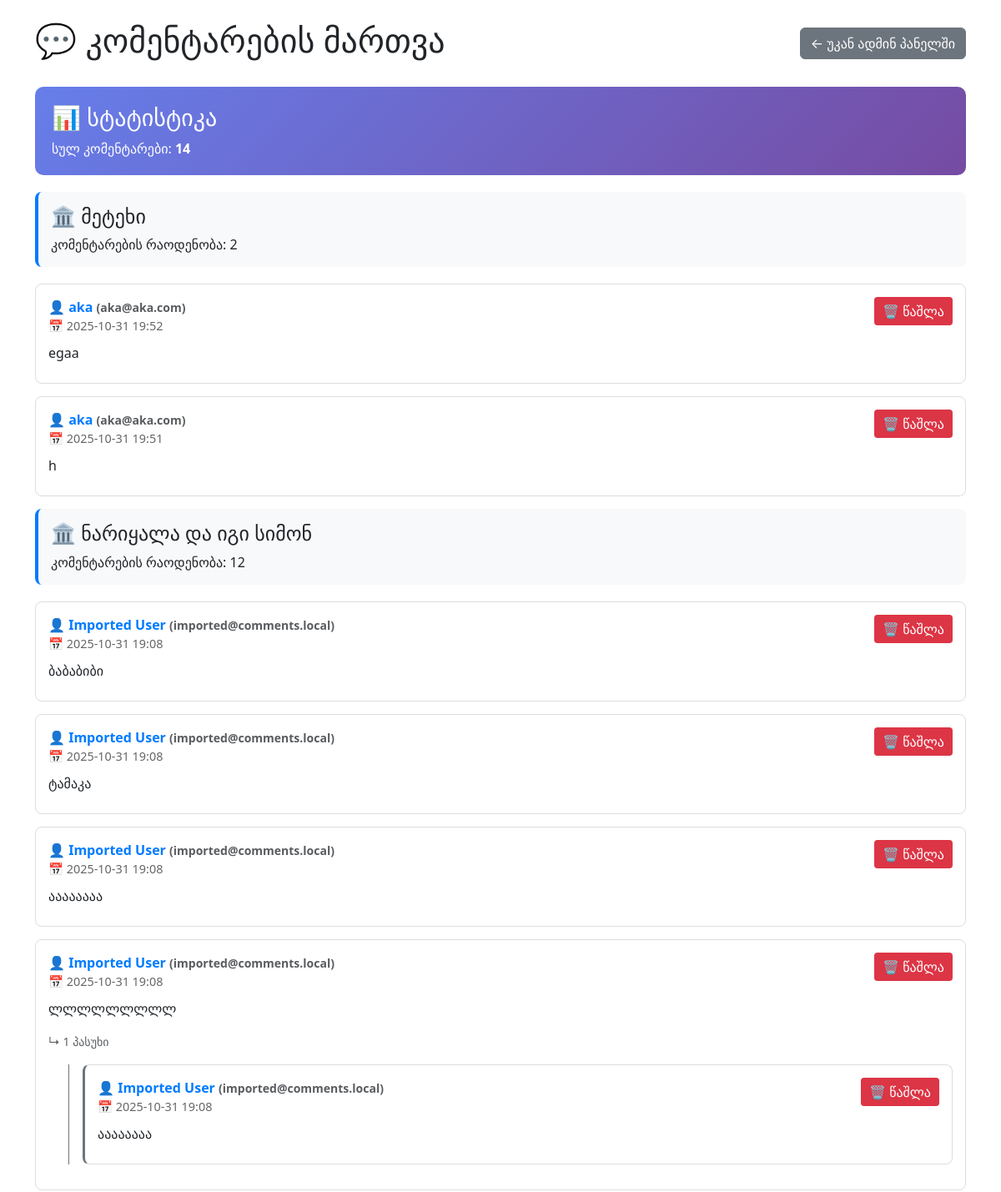
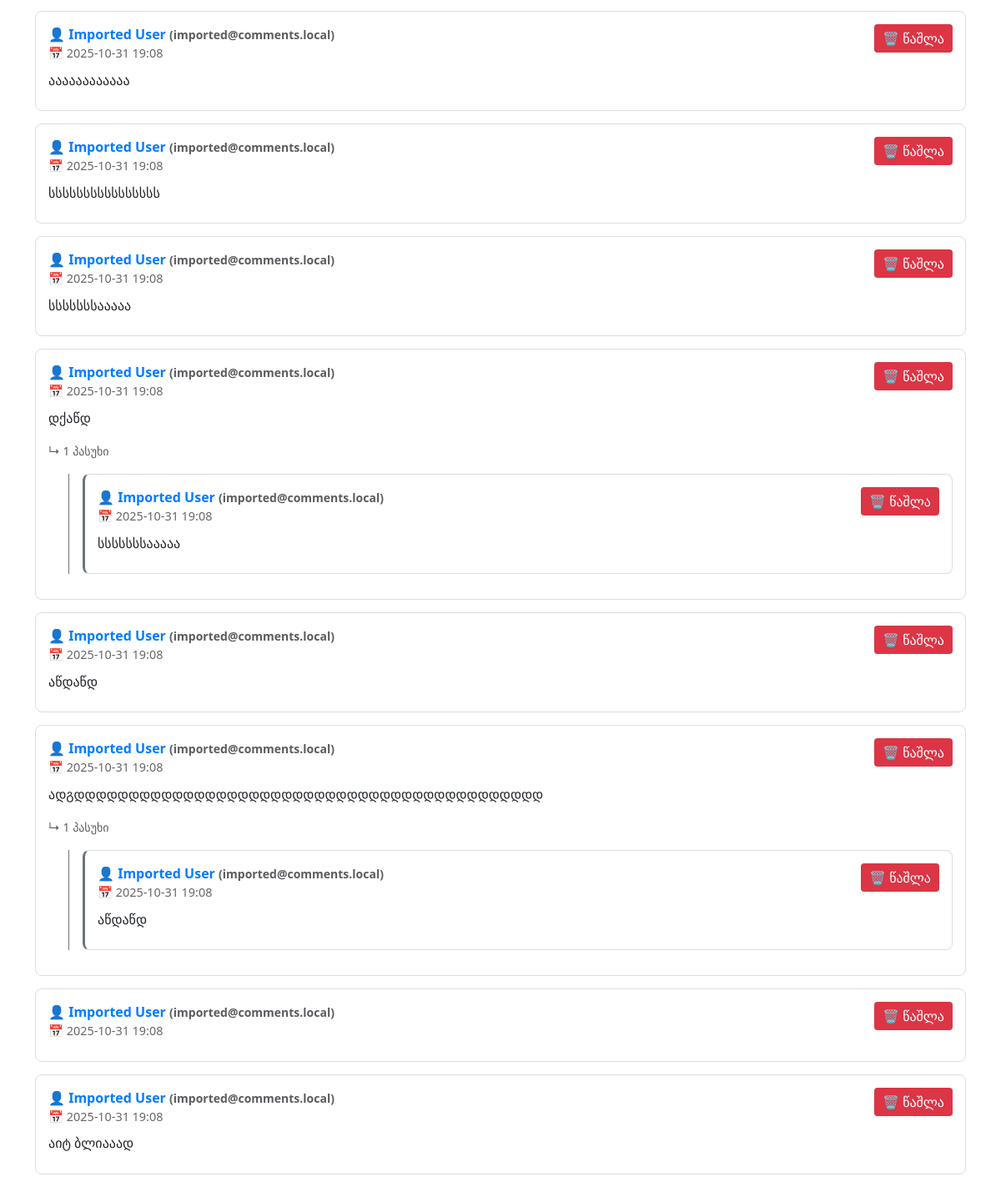
The app's page /admin/comments (signed in), older data (2 pictures, top to bottom).
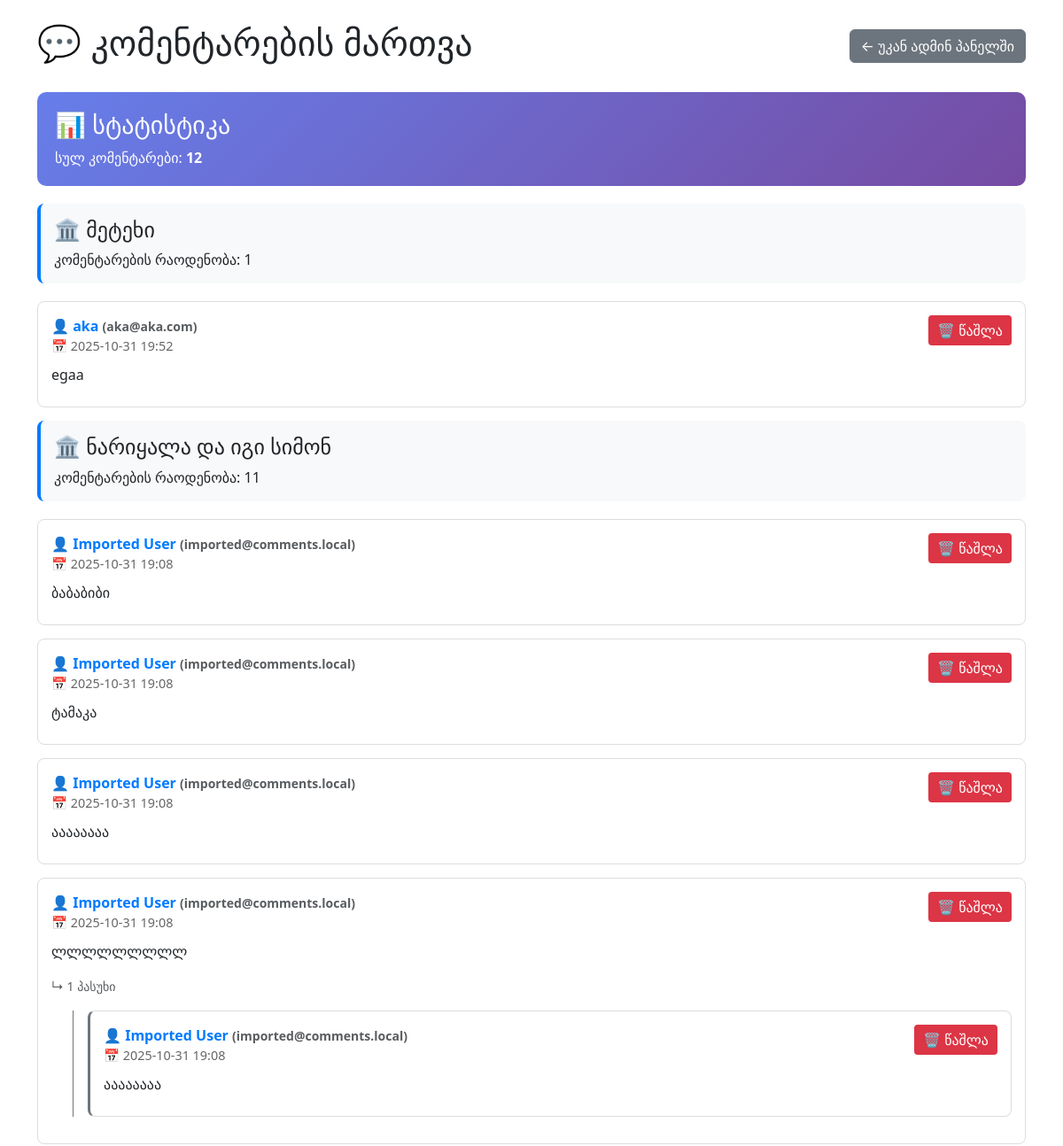
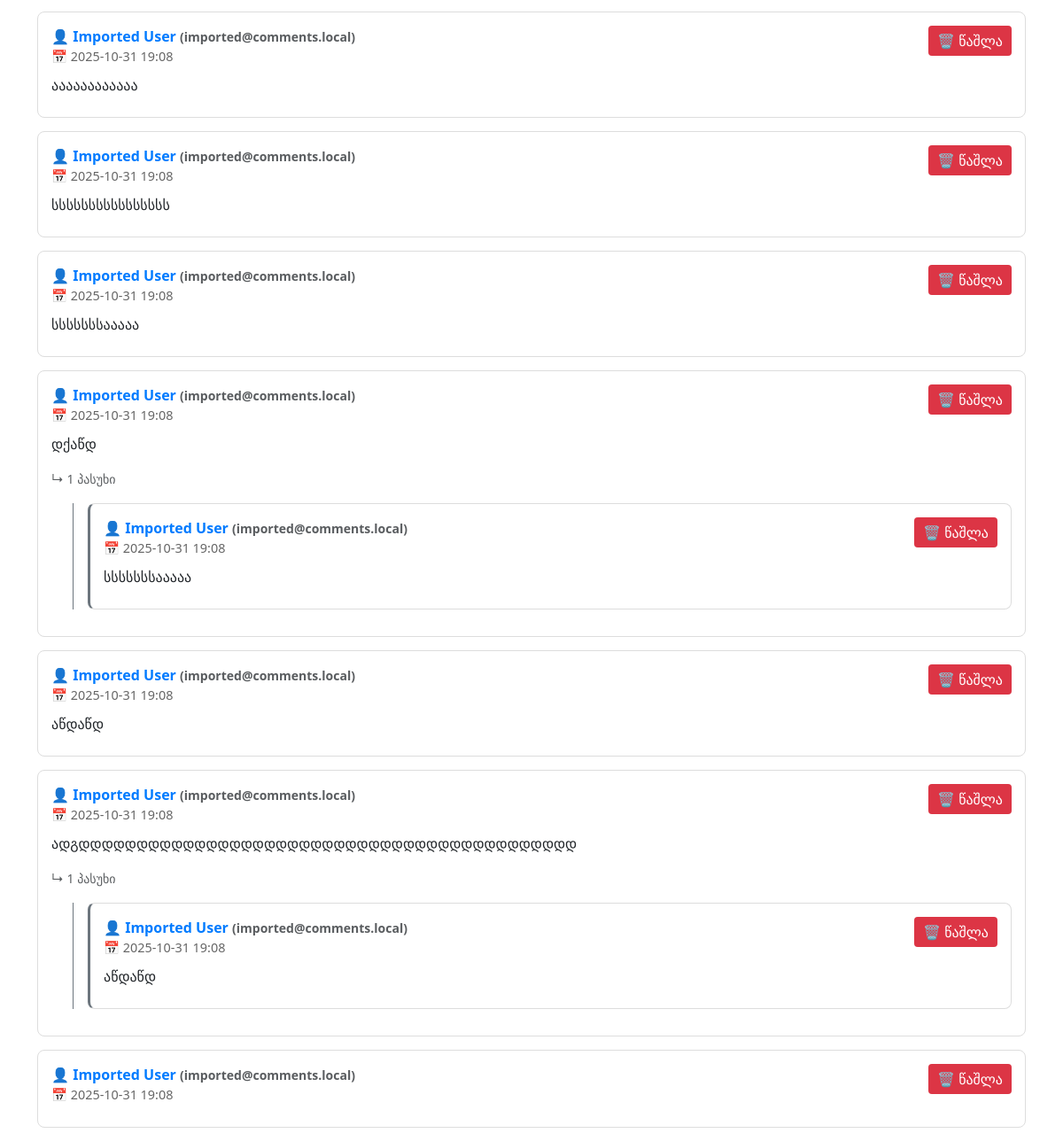
The same page, newer data (2 pictures, top to bottom).
### models.py (models this page shows, shortened)
class Comment(db.Model):
    id = db.Column(db.Integer, primary_key=True)
    content = db.Column(db.Text, nullable=False)
    project_id = db.Column(db.String(50), nullable=False)
    user_id = db.Column(db.Integer, db.ForeignKey('user.id'), nullable=False)  # Required for registered users only
    parent_id = db.Column(db.Integer, db.ForeignKey('comment.id'), nullable=True)
    media_urls = db.Column(db.Text, nullable=True)  # JSON array of Cloudinary URLs
    created_at = db.Column(db.DateTime, default=datetime.utcnow)
    replies = db.relationship('Comment', backref=db.backref('parent', remote_side=[id]), lazy=True)
    likes = db.relationship('Like', backref='comment', lazy=True, cascade='all, delete-orphan')

class Project(db.Model):
    id = db.Column(db.String(50), primary_key=True)
    title = db.Column(db.String(200), nullable=False)
    main_image = db.Column(db.Text, nullable=True)
    main_image_caption = db.Column(db.String(200), nullable=True)  # Caption for main image
    other_images = db.Column(db.Text, nullable=True)  # JSON array
    viewer3D = db.Column(db.Text, nullable=True)
    description = db.Column(db.Text, nullable=True)
    description_file = db.Column(db.String(100), nullable=True)
    folder = db.Column(db.String(100), nullable=True)
    latitude = db.Column(db.String(50), nullable=True)
    longitude = db.Column(db.String(50), nullable=True)
    documents = db.Column(db.Text, nullable=True)  # JSON array
    loading_video = db.Column(db.Text, nullable=True)
    loading_audio = db.Column(db.Text, nullable=True)
    project_info = db.Column(db.Text, nullable=True)  # JSON object
    type_categories = db.Column(db.Text, nullable=True)  # JSON array
    period_categories = db.Column(db.Text, nullable=True)  # JSON array
    created_at = db.Column(db.DateTime, default=datetime.utcnow)
    updated_at = db.Column(db.DateTime, default=datetime.utcnow, onupdate=datetime.utcnow)

class User(UserMixin, db.Model):
    id = db.Column(db.Integer, primary_key=True)
    name = db.Column(db.String(50), nullable=False)
    email = db.Column(db.String(120), unique=True, nullable=False)
    password_hash = db.Column(db.String(128), nullable=False)
    email_verified = db.Column(db.Boolean, default=False, nullable=False)
    verification_token = db.Column(db.String(100), nullable=True)
    reset_token = db.Column(db.String(100), nullable=True)
    reset_token_expires = db.Column(db.DateTime, nullable=True)
    created_at = db.Column(db.DateTime, default=datetime.utcnow)
    is_active = db.Column(db.Boolean, default=True)
    comments = db.relationship('Comment', backref='author', lazy=True)

### app.py (the view)
@app.route('/admin/comments')
@admin_required
def admin_comments():
    try:
        from models import Comment, Project
        comments = Comment.query.order_by(Comment.created_at.desc()).all()
        comments_by_project = {}
        for comment in comments:
            project_id = comment.project_id
            if project_id not in comments_by_project:
                comments_by_project[project_id] = {
                    'project': Project.query.get(project_id),
                    'comments': []
                }
            comments_by_project[project_id]['comments'].append(comment)
        return render_template('admin_comments.html',
                             comments_by_project=comments_by_project,
                             total_comments=len(comments))
    except Exception as e:
        import traceback
        error_details = traceback.format_exc()
        return f"""
        <html>
        <head><title>Admin Comments Error</title></head>
        <body>
        <h1>Error in Admin Comments Route</h1>
        <p><strong>Error:</strong> {e}</p>
        <pre>{error_details}</pre>
        </body>
        </html>
        """, 500

### app.py (called while the page is built)
def admin_required(f):
    @wraps(f)
    def decorated_function(*args, **kwargs):
        if not session.get('logged_in'):
            return redirect(url_for('admin_login', next=request.url))
        return f(*args, **kwargs)
    return decorated_function

### templates/admin_comments.html (shortened to what the changed rows need)
<!DOCTYPE html>
<html lang="ka">
<head>
    <link rel="stylesheet" href="https://cdn.jsdelivr.net/npm/bootstrap@5.3.0/dist/css/bootstrap.min.css">
</head>
<body>
<div class="container mt-4">
    <div class="d-flex justify-content-between align-items-center mb-4">
        <h1>💬 კომენტარების მართვა</h1>
    </div>
    <div class="stats-card">
        <p class="mb-0">სულ კომენტარები: <strong>{{ total_comments }}</strong></p>
    </div>
    {% if comments_by_project %}
        {% for project_id, data in comments_by_project.items() %}
        <div class="project-header">
            <h4>🏛️ {{ data.project.title if data.project else 'პროექტი ვერ მოიძებნა' }}</h4>
            <p class="mb-0">კომენტარების რაოდენობა: {{ data.comments|length }}</p>
        </div>
        {% for comment in data.comments %}
        <div class="comment-card">
            <div class="d-flex justify-content-between align-items-start">
                <div class="flex-grow-1">
                    <div class="comment-author">
                        👤 {{ comment.author.name if comment.author else 'ანონიმური' }}
                        {% if comment.author and comment.author.email %}
                        <small class="text-muted">({{ comment.author.email }})</small>
                        {% endif %}
                    </div>
                    <div class="comment-date">
                        📅 {{ comment.created_at.strftime('%Y-%m-%d %H:%M') if comment.created_at else 'თარიღი არ არის' }}
                    </div>
                    <div class="comment-content">
                        {{ comment.content }}
                    </div>
                    {% if comment.replies %}
                    <div class="mt-3">
                        <small class="text-muted">↳ {{ comment.replies|length }} პასუხი</small>
                    </div>
                    {% endif %}
                </div>
                <div>
                    <form method="post" action="{{ url_for('admin_delete_comment', comment_id=comment.id) }}" style="display:inline;" onsubmit="return confirm('დარწმუნებული ხარ რომ გსურს კომენტარის წაშლა? ეს ქმედება შეუქცევადია!')">
                        <button type="submit" class="delete-btn">🗑️ წაშლა</button>
                    </form>
                </div>
            </div>
            {% if comment.replies %}
            <div class="mt-3 ms-4 border-start border-secondary">
                {% for reply in comment.replies %}
                <div class="comment-card ms-3" style="border-left: 3px solid #6c757d;">
                    <div class="d-flex justify-content-between align-items-start">
                        <div class="flex-grow-1">
                            <div class="comment-author">
                                👤 {{ reply.author.name if reply.author else 'ანონიმური' }}
                                {% if reply.author and reply.author.email %}
                                <small class="text-muted">({{ reply.author.email }})</small>
                                {% endif %}
                            </div>
                            <div class="comment-date">
                                📅 {{ reply.created_at.strftime('%Y-%m-%d %H:%M') if reply.created_at else 'თარიღი არ არის' }}
                            </div>
                            <div class="comment-content">
                                {{ reply.content }}
                            </div>
                        </div>
                        <div>
                            <form method="post" action="{{ url_for('admin_delete_comment', comment_id=reply.id) }}" style="display:inline;" onsubmit="return confirm('დარწმუნებული ხარ რომ გსურს პასუხის წაშლა? ეს ქმედება შეუქცევადია!')">
                                <button type="submit" class="delete-btn">🗑️ წაშლა</button>
                            </form>
                        </div>
                    </div>
                </div>
                {% endfor %}
            </div>
            {% endif %}
        </div>
        {% endfor %}
        {% endfor %}
    {% else %}
        <div class="alert alert-info">
            <h5>ℹ️ კომენტარები არ მოიძებნა</h5>
            <p>ამჟამად საიტზე არ არის არცერთი კომენტარი.</p>
        </div>
    {% endif %}
</div>
</body>
</html>

Row changes from the older to the newer data that the page shows:
removed Comment: author "aka", author.email "aka@aka.com", created_at "2025-10-31 19:51", content "h", shown under "მეტეხი"
removed Comment: author "Imported User", author.email "imported@comments.local", created_at "2025-10-31 19:08", content "აიტ ბლიააად", shown under "ნარიყალა და იგი სიმონ"
computed for Comment "egaa": comments|length "2" → "1"
computed for Comment "ბაბაბიბი": comments|length "12" → "11"
Text that changed along with them:
{{ total_comments }}: "14" → "12"
